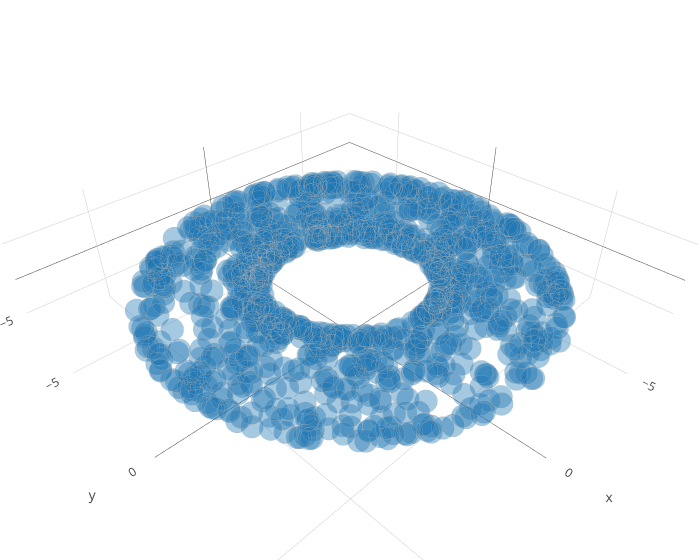

Here is the notebook cell this chart was saved with:
### Code cell
plt_data = []

trace = go.Scatter3d(
            name = 'SyntheticSphere',
            x = x,
            y = y,
            z = z,
            mode = 'markers',
            marker = dict(
                color = 1,
                size = 8,
                symbol = 'circle',
                line = dict(
                    color = 'rgb(180, 180, 180)',
                    width = 1.0
                ),
                opacity = 0.4
            )
        )

plt_data.append(trace)
limparamT = c+a+1
layout = go.Layout(
                    scene = dict(
                    xaxis = dict(
                        nticks=4, range = [-limparamT,limparamT],),
                    yaxis = dict(
                        nticks=4, range = [-limparamT,limparamT],),
                    zaxis = dict(
                        nticks=4, range = [-limparamT,limparamT],),),
                    width=700,
                    margin=dict(
                    r=0, l=0,
                    b=0, t=0)
                  )

fig = go.Figure(data=plt_data, layout=layout)

iplot(fig)

### Figure 1 — Plotly figure (JSON) as saved in the notebook; plotly's stock layout.template omitted (floating-point values rounded to 4 significant figures; data arrays with more than 128 entries replaced by an {"elided": "..."} marker saying what was removed)
{"data": [{"marker": {"color": 1, "line": {"color": "rgb(180, 180, 180)", "width": 1}, "opacity": 0.4, "size": 8, "symbol": "circle"}, "mode": "markers", "name": "SyntheticSphere", "type": "scatter3d", "uid": "a4778a54-cf0f-11e8-96b4-1c1b0decb58d", "x": {"elided": "1000 float values"}, "y": {"elided": "1000 float values"}, "z": {"elided": "1000 float values"}}], "layout": {"margin": {"b": 0, "l": 0, "r": 0, "t": 0}, "scene": {"xaxis": {"nticks": 4, "range": [-8, 8]}, "yaxis": {"nticks": 4, "range": [-8, 8]}, "zaxis": {"nticks": 4, "range": [-8, 8]}}, "width": 700}}
